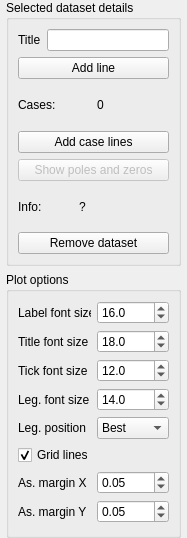
             <widget class="QWidget" name="scrollAreaWidgetContents">
              <property name="geometry">
               <rect>
                <x>0</x>
                <y>0</y>
                <width>187</width>
                <height>538</height>
               </rect>
              </property>
              <property name="sizePolicy">
               <sizepolicy hsizetype="Ignored" vsizetype="Preferred">
                <horstretch>0</horstretch>
                <verstretch>0</verstretch>
               </sizepolicy>
              </property>
              <layout class="QGridLayout" name="gridLayout_14">
               <property name="leftMargin">
                <number>0</number>
               </property>
               <property name="topMargin">
                <number>0</number>
               </property>
               <property name="rightMargin">
                <number>0</number>
               </property>
               <property name="bottomMargin">
                <number>0</number>
               </property>
               <item row="1" column="0">
                <widget class="QGroupBox" name="groupBox_2">
                 <property name="maximumSize">
                  <size>
                   <width>175</width>
                   <height>16777215</height>
                  </size>
                 </property>
                 <property name="title">
                  <string>Plot options</string>
                 </property>
                 <layout class="QGridLayout" name="gridLayout_7">
                  <property name="leftMargin">
                   <number>9</number>
                  </property>
                  <item row="1" column="0">
                   <widget class="QLabel" name="label_25">
                    <property name="text">
                     <string>Title font size</string>
                    </property>
                   </widget>
                  </item>
                  <item row="4" column="1">
                   <widget class="QComboBox" name="plt_legendpos">
                    <item>
                     <property name="text">
                      <string>Best</string>
                     </property>
                    </item>
                    <item>
                     <property name="text">
                      <string>Upper right</string>
                     </property>
                    </item>
                    <item>
                     <property name="text">
                      <string>Upper left</string>
                     </property>
                    </item>
                    <item>
                     <property name="text">
                      <string>Lower left</string>
                     </property>
                    </item>
                    <item>
                     <property name="text">
                      <string>Lower right</string>
                     </property>
                    </item>
                    <item>
                     <property name="text">
                      <string>Right</string>
                     </property>
                    </item>
                    <item>
                     <property name="text">
                      <string>Center left</string>
                     </property>
                    </item>
                    <item>
                     <property name="text">
                      <string>Center right</string>
                     </property>
                    </item>
                    <item>
                     <property name="text">
                      <string>Lower center</string>
                     </property>
                    </item>
                    <item>
                     <property name="text">
                      <string>Upper center</string>
                     </property>
                    </item>
                    <item>
                     <property name="text">
                      <string>Center</string>
                     </property>
                    </item>
                    <item>
                     <property name="text">
                      <string>None</string>
                     </property>
                    </item>
                   </widget>
                  </item>
                  <item row="3" column="1">
                   <widget class="QDoubleSpinBox" name="plt_legendsize_sb">
                    <property name="decimals">
                     <number>1</number>
                    </property>
                    <property name="minimum">
                     <double>5.000000000000000</double>
                    </property>
                    <property name="maximum">
                     <double>100.000000000000000</double>
                    </property>
                    <property name="singleStep">
                     <double>0.500000000000000</double>
                    </property>
                    <property name="value">
                     <double>14.000000000000000</double>
                    </property>
                   </widget>
                  </item>
                  <item row="2" column="1">
                   <widget class="QDoubleSpinBox" name="plt_ticksize_sb">
                    <property name="decimals">
                     <number>1</number>
                    </property>
                    <property name="minimum">
                     <double>5.000000000000000</double>
                    </property>
                    <property name="singleStep">
                     <double>0.500000000000000</double>
                    </property>
                    <property name="value">
                     <double>12.000000000000000</double>
                    </property>
                   </widget>
                  </item>
                  <item row="2" column="0">
                   <widget class="QLabel" name="label_24">
                    <property name="text">
                     <string>Tick font size</string>
                    </property>
                   </widget>
                  </item>
                  <item row="6" column="1">
                   <widget class="QDoubleSpinBox" name="plt_marginx">
                    <property name="maximum">
                     <double>1.000000000000000</double>
                    </property>
                    <property name="singleStep">
                     <double>0.010000000000000</double>
                    </property>
                    <property name="value">
                     <double>0.050000000000000</double>
                    </property>
                   </widget>
                  </item>
                  <item row="6" column="0">
                   <widget class="QLabel" name="label_21">
                    <property name="text">
                     <string>As. margin X</string>
                    </property>
                   </widget>
                  </item>
                  <item row="4" column="0">
                   <widget class="QLabel" name="label_19">
                    <property name="text">
                     <string>Leg. position</string>
                    </property>
                   </widget>
                  </item>
                  <item row="3" column="0">
                   <widget class="QLabel" name="label_18">
                    <property name="text">
                     <string>Leg. font size</string>
                    </property>
                   </widget>
                  </item>
                  <item row="0" column="1">
                   <widget class="QDoubleSpinBox" name="plt_labelsize_sb">
                    <property name="frame">
                     <bool>true</bool>
                    </property>
                    <property name="readOnly">
                     <bool>false</bool>
                    </property>
                    <property name="accelerated">
                     <bool>false</bool>
                    </property>
                    <property name="showGroupSeparator" stdset="0">
                     <bool>false</bool>
                    </property>
                    <property name="decimals">
                     <number>1</number>
                    </property>
                    <property name="minimum">
                     <double>5.000000000000000</double>
                    </property>
                    <property name="maximum">
                     <double>100.000000000000000</double>
                    </property>
                    <property name="singleStep">
                     <double>0.500000000000000</double>
                    </property>
                    <property name="value">
                     <double>16.000000000000000</double>
                    </property>
                   </widget>
                  </item>
                  <item row="0" column="0">
                   <widget class="QLabel" name="label_17">
                    <property name="text">
                     <string>Label font size</string>
                    </property>
                   </widget>
                  </item>
                  <item row="7" column="1">
                   <widget class="QDoubleSpinBox" name="plt_marginy">
                    <property name="maximum">
                     <double>1.000000000000000</double>
                    </property>
                    <property name="singleStep">
                     <double>0.010000000000000</double>
                    </property>
                    <property name="value">
                     <double>0.050000000000000</double>
                    </property>
                   </widget>
                  </item>
                  <item row="7" column="0">
                   <widget class="QLabel" name="label_20">
                    <property name="text">
                     <string>As. margin Y</string>
                    </property>
                   </widget>
                  </item>
                  <item row="5" column="0" colspan="2">
                   <widget class="QCheckBox" name="plt_grid">
                    <property name="text">
                     <string>Grid lines</string>
                    </property>
                    <property name="checked">
                     <bool>true</bool>
                    </property>
                   </widget>
                  </item>
                  <item row="1" column="1">
                   <widget class="QDoubleSpinBox" name="plt_titlesize_sb">
                    <property name="decimals">
                     <number>1</number>
                    </property>
                    <property name="minimum">
                     <double>5.000000000000000</double>
                    </property>
                    <property name="singleStep">
                     <double>0.500000000000000</double>
                    </property>
                    <property name="value">
                     <double>18.000000000000000</double>
                    </property>
                   </widget>
                  </item>
                 </layout>
                </widget>
               </item>
               <item row="0" column="0">
                <widget class="QGroupBox" name="dataset_gb">
                 <property name="sizePolicy">
                  <sizepolicy hsizetype="Preferred" vsizetype="Preferred">
                   <horstretch>0</horstretch>
                   <verstretch>0</verstretch>
                  </sizepolicy>
                 </property>
                 <property name="minimumSize">
                  <size>
                   <width>0</width>
                   <height>0</height>
                  </size>
                 </property>
                 <property name="maximumSize">
                  <size>
                   <width>175</width>
                   <height>16777215</height>
                  </size>
                 </property>
                 <property name="title">
                  <string>Selected dataset details</string>
                 </property>
                 <layout class="QGridLayout" name="gridLayout_5">
                  <item row="4" column="0">
                   <widget class="QPushButton" name="ds_poleszeros_btn">
                    <property name="enabled">
                     <bool>false</bool>
                    </property>
                    <property name="text">
                     <string>Show poles and zeros</string>
                    </property>
                   </widget>
                  </item>
                  <item row="2" column="0">
                   <layout class="QHBoxLayout" name="horizontalLayout_4">
                    <item>
                     <widget class="QLabel" name="label_13">
                      <property name="text">
                       <string>Cases:</string>
                      </property>
                     </widget>
                    </item>
                    <item>
                     <widget class="QLabel" name="ds_casenum_lb">
                      <property name="text">
                       <string>0</string>
                      </property>
                     </widget>
                    </item>
                   </layout>
                  </item>
                  <item row="5" column="0">
                   <layout class="QHBoxLayout" name="horizontalLayout_3" stretch="0,1">
                    <item>
                     <widget class="QLabel" name="label_14">
                      <property name="text">
                       <string>Info:</string>
                      </property>
                     </widget>
                    </item>
                    <item>
                     <widget class="QLabel" name="ds_info_lb">
                      <property name="maximumSize">
                       <size>
                        <width>90</width>
                        <height>16777215</height>
                       </size>
                      </property>
                      <property name="text">
                       <string>?</string>
                      </property>
                      <property name="wordWrap">
                       <bool>true</bool>
                      </property>
                     </widget>
                    </item>
                   </layout>
                  </item>
                  <item row="3" column="0">
                   <widget class="QPushButton" name="ds_caseadd_btn">
                    <property name="text">
                     <string>Add case lines</string>
                    </property>
                   </widget>
                  </item>
                  <item row="0" column="0">
                   <layout class="QHBoxLayout" name="horizontalLayout_2">
                    <item>
                     <widget class="QLabel" name="label_3">
                      <property name="text">
                       <string>Title</string>
                      </property>
                     </widget>
                    </item>
                    <item>
                     <widget class="QLineEdit" name="ds_title_edit"/>
                    </item>
                   </layout>
                  </item>
                  <item row="6" column="0">
                   <widget class="QPushButton" name="ds_remove_btn">
                    <property name="text">
                     <string>Remove dataset</string>
                    </property>
                   </widget>
                  </item>
                  <item row="1" column="0">
                   <widget class="QPushButton" name="ds_addline_btn">
                    <property name="text">
                     <string>Add line</string>
                    </property>
                   </widget>
                  </item>
                 </layout>
                </widget>
               </item>
              </layout>
             </widget>
